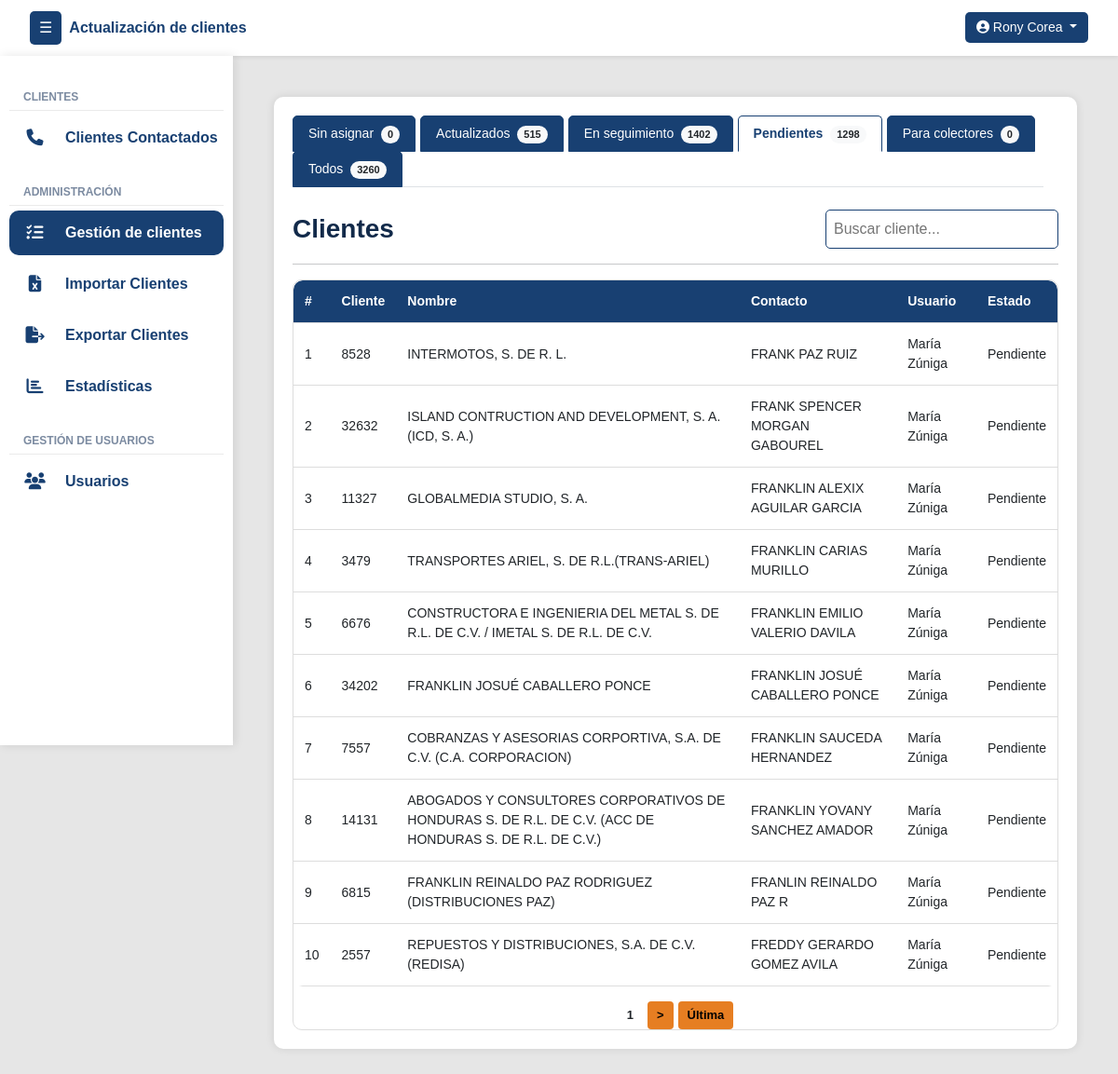
The page /gestion/pendientes/ (signed in) on the database as committed earlier.
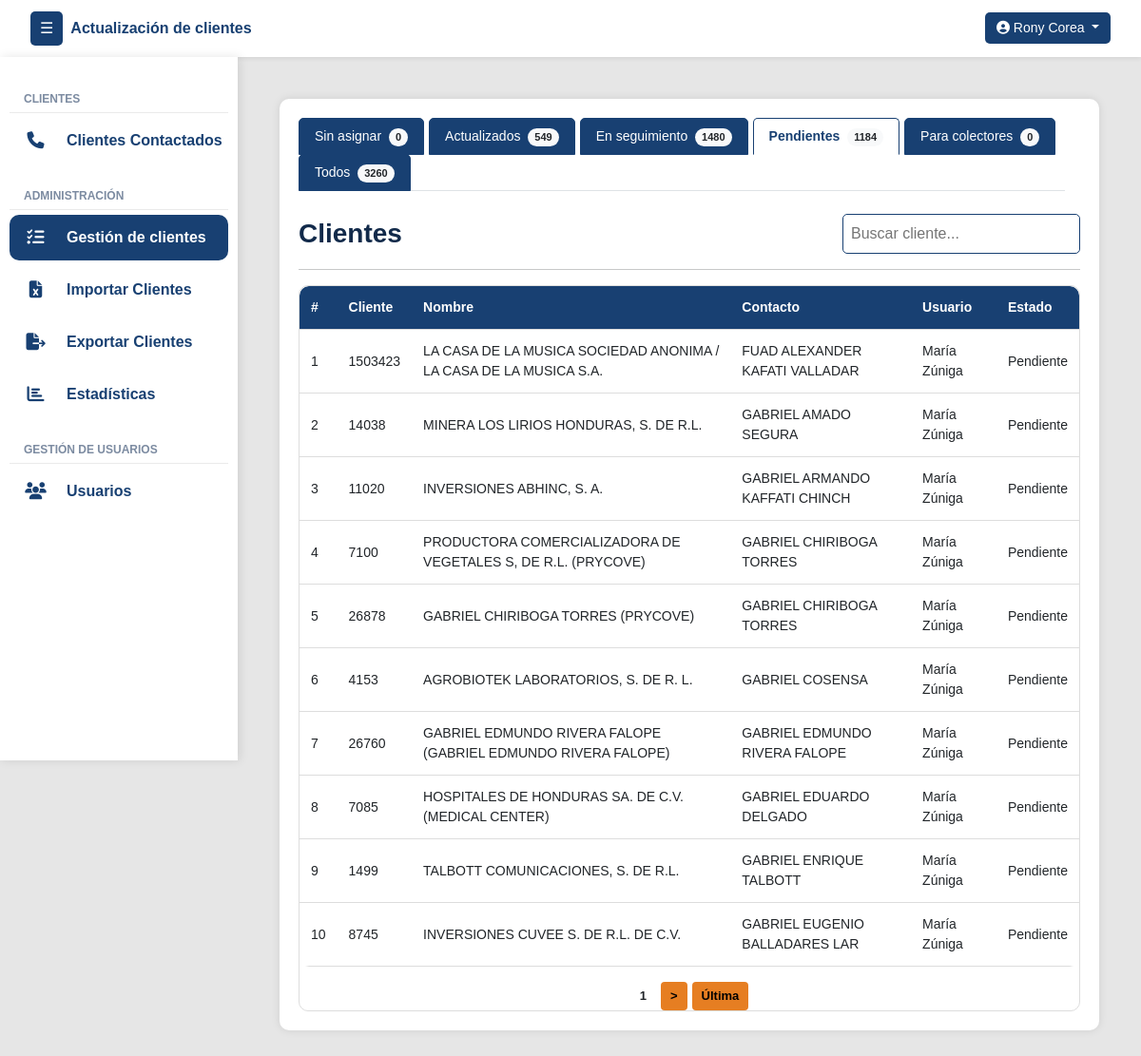
The same page on the database as committed later.
### clientes/models.py (models this page shows, shortened)
class Cliente(models.Model):
    numero_cliente = models.CharField(max_length=50, unique=True)
    nombre_cliente = models.CharField(max_length=255)
    contacto_cliente = models.CharField(max_length=255)
    contacto_cargo = models.CharField(max_length=100, null=True, blank=True)
    telefono_cliente = models.CharField(max_length=50, null=True, blank=True)
    telefono_dos = models.CharField(max_length=50, null=True, blank=True)
    direccion = models.CharField(max_length=255, null=True, blank=True)
    correo = models.CharField(max_length=254, null=True, blank=True)
    estado_actual = models.ForeignKey(EstadoReporte, on_delete=models.SET_NULL, null=True, blank=True, default=1)
    asignado_inicial = models.ForeignKey(User, on_delete=models.SET_NULL, null=True, blank=True, related_name='clientes_asignados_inicialmente')
    asignado_usuario = models.ForeignKey(User, on_delete=models.SET_NULL, null=True, blank=True, related_name='clientes_asignados')
    veces_contactado = models.PositiveIntegerField(default=0)
    sin_contestar = models.PositiveIntegerField(default=0)
    formulario_sin_contestar = models.PositiveIntegerField(default=0)
    ultima_llamada_no_contesto = models.DateTimeField(null=True, blank=True)
    ultimo_envio_formulario = models.DateTimeField(null=True, blank=True)

class EstadoReporte(models.Model):
    nombre = models.CharField(max_length=100, unique=True)
    creado_por = models.ForeignKey(User, on_delete=models.SET_NULL, null=True, blank=True)
    creado_en = models.DateTimeField(auto_now_add=True)
    estado = models.CharField(max_length=50, choices=[('activo', 'Activo'), ('inactivo', 'Inactivo')])
    intentos = models.PositiveIntegerField(default=0)
    genera_movimiento = models.BooleanField(default=True)

### clientes/views.py (the view)
# urls.py: path('gestion/pendientes/', vistasClientes.clientes_pendientes_view, name='clientes_pendientes_gestion'),
@login_required
def clientes_pendientes_view(request):
    usuario = request.user
    if not usuario.groups.filter(name__in=["super_admin", "admin_group"]).exists():
        messages.error(request, "Acceso no permitido.")
        return redirect("login")
    hoy = timezone.localdate()
    search_query = request.GET.get("q", "").strip()
    estado_pendiente = EstadoReporte.objects.filter(nombre__iexact="pendiente").first()
    estado_no_contesto = EstadoReporte.objects.filter(nombre__iexact="no contestó").first()
    clientes_qs = Cliente.objects.filter(estado_actual=estado_pendiente)
    if search_query:
        clientes_qs = clientes_qs.filter(
            Q(nombre_cliente__icontains=search_query) |
            Q(numero_cliente__icontains=search_query) |
            Q(contacto_cliente__icontains=search_query)
        )
    clientes = paginar_queryset(request, clientes_qs, "pendientes")
    estados_seguimiento = EstadoReporte.objects.filter(genera_movimiento=False)\
        .exclude(nombre__iexact="pendiente")
    clientes_seguimiento_qs = Cliente.objects.filter(estado_actual__in=estados_seguimiento)
    primer_movimiento_qs = MovimientoEstado.objects.filter(cliente=OuterRef("pk")).order_by("fecha_hora")
    primer_movimiento_estado = Subquery(primer_movimiento_qs.values("estado__nombre")[:1])
    clientes_sin_actualizar_qs = Cliente.objects.annotate(
        primer_estado_nombre=primer_movimiento_estado
    ).filter(
        Q(estado_actual__nombre__iexact="actualizado") & ~Q(primer_estado_nombre__iexact="actualizado")
    )
    actualizados_hoy_qs = Cliente.objects.filter(
        estado_actual__nombre__iexact="actualizado",
        movimientos__estado__nombre__iexact="actualizado",
        movimientos__fecha_hora__date=hoy
    ).distinct()
    clientes_sin_actualizar_hoy_qs = Cliente.objects.annotate(
        primer_estado_nombre=primer_movimiento_estado
    ).filter(
        Q(movimientos__fecha_hora__date=hoy),
        Q(estado_actual__nombre__iexact="actualizado") & ~Q(primer_estado_nombre__iexact="actualizado")
    ).distinct()
    return render(request, "gestion/gestion.html", {
        "clientes_pendientes": clientes,
        "view_type": "pendientes",
        "search_query": search_query,
        "count_pendientes": clientes_qs.count(),
        "count_seguimiento": clientes_seguimiento_qs.count(),
        "count_no_contesto": Cliente.objects.filter(estado_actual=estado_no_contesto).count(),
        "count_actualizados": Cliente.objects.filter(
            estado_actual__nombre__iexact="actualizado",
            movimientos__estado__nombre__iexact="actualizado"
        ).distinct().count(),
        "count_sin_actualizar": clientes_sin_actualizar_qs.count(),
        "count_actualizados_hoy": actualizados_hoy_qs.count() + clientes_sin_actualizar_hoy_qs.count(),
        "count_sin_asignar": Cliente.objects.filter(asignado_usuario__isnull=True).count(),
        "count_todos": Cliente.objects.count(),
        "count_colectores": Cliente.objects.filter(estado_actual__nombre__iexact="por localizar").count(),
    })

### UpdateTracker/templatetags/group_filters.py (called while the page is built)
@register.filter(name='has_group')
def has_group(user, group_name):
    return user.groups.filter(name=group_name).exists()

### clientes/views.py (called while the page is built)
def paginar_queryset(request, queryset, param, por_pagina=10):
    paginator = Paginator(queryset, por_pagina)
    pagina = request.GET.get(param)
    return paginator.get_page(pagina)

### templates/gestion/gestion.html (shortened to what the changed rows need)
{% extends 'layout/layout.html' %}
{% block content %}
<div class="container">
    <ul class="nav nav-tabs flex-grow-1 me-3" id="clienteTabs" role="tablist">
        <li class="nav-item" role="presentation">
            <a class="nav-link {% if view_type == 'actualizados' %}active{% endif %}" id="actualizados-tab" href="{% url 'clientes_actualizados_gestion' %}" role="tab" aria-controls="actualizados" aria-selected="false">
                Actualizados <span class="badge rounded-pill bg-light text-dark ms-1" id="countActualizados">{{ count_actualizados }}</span>
            </a>
        </li>
        <li class="nav-item" role="presentation">
            <a class="nav-link {% if view_type == 'seguimiento' %}active{% endif %}" id="seguimiento-tab" href="{% url 'clientes_seguimiento_gestion' %}" role="tab" aria-controls="seguimiento" aria-selected="false">
                En seguimiento <span class="badge rounded-pill bg-light text-dark ms-1" id="countSeguimiento">{{ count_seguimiento }}</span>
            </a>
        </li>
        <li class="nav-item" role="presentation">
            <a class="nav-link {% if view_type == 'pendientes' %}active{% endif %}" id="pendientes-tab" href="{% url 'clientes_pendientes_gestion' %}" role="tab" aria-controls="pendientes" aria-selected="false">
                Pendientes <span class="badge rounded-pill bg-light text-dark ms-1" id="countPendientes">{{ count_pendientes }}</span>
            </a>
        </li>
    </ul>
    <div class="tab-content mt-4" id="clienteTabsContent">
        {% if view_type == 'sin_asignar' %}
        <div class="tab-pane fade show active" id="sin-asignar" role="tabpanel" aria-labelledby="sin-asignar-tab">
            <div class="d-flex justify-content-between align-items-center mb-3">
                <h3 class="mb-0">Clientes</h3>
                <div class="d-flex" style="gap: 10px;">
                    <form method="get" class="d-flex" style="gap: 10px;">
                        <input type="text" name="q" class="search-box"
                               placeholder="Buscar cliente..."
                               value="{{ search_query|default:'' }}"
                               autocomplete="off">
                        <input type="hidden" name="sin_asignar" value="{{ clientes_sin_asignar.number }}">
                    </form>
                    <button class="btn btn-asignar"
                            data-bs-toggle="modal"
                            data-bs-target="#modalDesasignarPorCantidad"
                            title="Desasignar clientes por lotes">
                        <i class="bi bi-person-dash-fill"></i> Desasignar
                    </button>
                    <button class="btn btn-asignar"
                            data-bs-toggle="modal"
                            data-bs-target="#modalAsignarPorCantidad"
                            title="Asignar clientes por lotes">
                        <i class="bi bi-person-lines-fill"></i> Asignar
                    </button>
                </div>
            </div>
            <hr>
            <div class="table-responsive">
                <table class="styled-table paginable" id="clienteTable">
                    <thead>
                        <tr>
                            <th>#</th>
                            <th>Cliente</th>
                            <th>Nombre</th>
                            <th>Contacto</th>
                            <th>Estado</th>
                            <th>Asignar</th>
                        </tr>
                    </thead>
                    <tbody>
                        {% for cliente in clientes_sin_asignar %}
                        <tr>
                            <td>{{ forloop.counter }}</td>
                            <td>{{ cliente.numero_cliente }}</td>
                            <td>{{ cliente.nombre_cliente }}</td>
                            <td>{{ cliente.contacto_cliente }}</td>
                            <td>{{ cliente.estado_actual.nombre }}</td>
                            <td>
                                <div class="text-center">
                                    <button class="btn btn-sm btn-asignar"
                                            data-bs-toggle="modal"
                                            data-bs-target="#modalAsignarCliente"
                                            onclick="abrirModalAsignarCliente('{{ cliente.id }}', '{{ cliente.nombre_cliente }}')"
                                            title="Asignar cliente">
                                        <i class="bi bi-person-plus-fill"></i>
                                    </button>
                                </div>
                            </td>
                        </tr>
                        {% empty %}
                            <tr>
                                <td colspan="7" class="text-center">No hay clientes sin asignar.</td>
                            </tr>
                        {% endfor %}
                    </tbody>
                </table>
                {% if clientes_sin_asignar.has_other_pages %}
                <div class="pagination mt-3">
                    {% if clientes_sin_asignar.number > 1 %}
                        <a href="?sin_asignar=1{% if search_query %}&q={{ search_query }}{% endif %}" class="btn btn-sm btn-reportar">Primera</a>
                        <a href="?sin_asignar={{ clientes_sin_asignar.previous_page_number }}{% if search_query %}&q={{ search_query }}{% endif %}" class="btn btn-sm btn-reportar">&lt;</a>
                    {% endif %}
                    <span class="btn btn-sm btn-reportar active">{{ clientes_sin_asignar.number }}</span>
                    {% if clientes_sin_asignar.number < clientes_sin_asignar.paginator.num_pages %}
                        <a href="?sin_asignar={{ clientes_sin_asignar.next_page_number }}{% if search_query %}&q={{ search_query }}{% endif %}" class="btn btn-sm btn-reportar">&gt;</a>
                        <a href="?sin_asignar={{ clientes_sin_asignar.paginator.num_pages }}{% if search_query %}&q={{ search_query }}{% endif %}" class="btn btn-sm btn-reportar">Última</a>
                    {% endif %}
                </div>
                {% endif %}
            </div>
        </div>
        {% elif view_type == 'pendientes' %}
        <div class="tab-pane fade show active" id="pendiente" role="tabpanel" aria-labelledby="pendientes-tab">
            <div class="table-responsive">
                <table class="styled-table paginable" id="tablaPendiente">
                    <thead>
                        <tr>
                            <th>#</th>
                            <th>Cliente</th>
                            <th>Nombre</th>
                            <th>Contacto</th>
                            <th>Usuario</th>
                            <th>Estado</th>
                        </tr>
                    </thead>
                    <tbody>
                        {% for cliente in clientes_pendientes %}
                        <tr>
                            <td>{{ forloop.counter }}</td>
                            <td>{{ cliente.numero_cliente }}</td>
                            <td>{{ cliente.nombre_cliente }}</td>
                            <td>{{ cliente.contacto_cliente }}</td>
                            <td>
                                {% if cliente.asignado_usuario %}
                                    {{ cliente.asignado_usuario.get_full_name }}
                                {% else %}
                                    Sin asignar
                                {% endif %}
                            </td>
                            <td>{{ cliente.estado_actual.nombre }}</td>
                        </tr>
                        {% empty %}
                            <tr>
                                <td colspan="7" class="text-center">No hay clientes pendientes.</td>
                            </tr>
                        {% endfor %}
                    </tbody>
                </table>
            </div>
        </div>
        {% endif %}
    </div>
</div>
{% endblock %}

Rows that differ between the two databases and show on the page:
no longer on this page (row edited): Cliente: numero_cliente "8528", nombre_cliente "INTERMOTOS, S. DE R. L.", contacto_cliente "FRANK PAZ RUIZ", asignado_usuario.get_full_name "María Zúniga", estado_actual.nombre "Pendiente"
no longer on this page (row edited): Cliente: numero_cliente "32632", nombre_cliente "ISLAND CONTRUCTION AND DEVELOPMENT, S. A. (ICD, S. A.)", contacto_cliente "FRANK SPENCER MORGAN GABOUREL", asignado_usuario.get_full_name "María Zúniga", estado_actual.nombre "Pendiente"
no longer on this page (row edited): Cliente: numero_cliente "11327", nombre_cliente "GLOBALMEDIA STUDIO, S. A.", contacto_cliente "FRANKLIN ALEXIX AGUILAR GARCIA", asignado_usuario.get_full_name "María Zúniga", estado_actual.nombre "Pendiente"
no longer on this page (row edited): Cliente: numero_cliente "3479", nombre_cliente "TRANSPORTES ARIEL, S. DE R.L.(TRANS-ARIEL)", contacto_cliente "FRANKLIN CARIAS MURILLO", asignado_usuario.get_full_name "María Zúniga", estado_actual.nombre "Pendiente"
no longer on this page (row edited): Cliente: numero_cliente "6676", nombre_cliente "CONSTRUCTORA E INGENIERIA DEL METAL S. DE R.L. DE C.V. / IMETAL S. DE R.L. DE C.V.", contacto_cliente "FRANKLIN EMILIO VALERIO DAVILA", asignado_usuario.get_full_name "María Zúniga", estado_actual.nombre "Pendiente"
no longer on this page (row edited): Cliente: numero_cliente "34202", nombre_cliente "FRANKLIN JOSUÉ CABALLERO PONCE", contacto_cliente "FRANKLIN JOSUÉ CABALLERO PONCE", asignado_usuario.get_full_name "María Zúniga", estado_actual.nombre "Pendiente"
no longer on this page (row edited): Cliente: numero_cliente "7557", nombre_cliente "COBRANZAS Y ASESORIAS CORPORTIVA, S.A. DE C.V. (C.A. CORPORACION)", contacto_cliente "FRANKLIN SAUCEDA HERNANDEZ", asignado_usuario.get_full_name "María Zúniga", estado_actual.nombre "Pendiente"
no longer on this page (row edited): Cliente: numero_cliente "14131", nombre_cliente "ABOGADOS Y CONSULTORES CORPORATIVOS DE HONDURAS S. DE R.L. DE C.V. (ACC DE HONDURAS S. DE R.L. DE C.V.)", contacto_cliente "FRANKLIN YOVANY SANCHEZ AMADOR", asignado_usuario.get_full_name "María Zúniga", estado_actual.nombre "Pendiente"
no longer on this page (row edited): Cliente: numero_cliente "6815", nombre_cliente "FRANKLIN REINALDO PAZ RODRIGUEZ (DISTRIBUCIONES PAZ)", contacto_cliente "FRANLIN REINALDO PAZ R", asignado_usuario.get_full_name "María Zúniga", estado_actual.nombre "Pendiente"
no longer on this page (row edited): Cliente: numero_cliente "2557", nombre_cliente "REPUESTOS Y DISTRIBUCIONES, S.A. DE C.V. (REDISA)", contacto_cliente "FREDDY GERARDO GOMEZ AVILA", asignado_usuario.get_full_name "María Zúniga", estado_actual.nombre "Pendiente"
now on this page (row unchanged): Cliente: numero_cliente "1503423", nombre_cliente "LA CASA DE LA MUSICA SOCIEDAD ANONIMA / LA CASA DE LA MUSICA S.A.", contacto_cliente "FUAD ALEXANDER KAFATI VALLADAR", asignado_usuario.get_full_name "María Zúniga", estado_actual.nombre "Pendiente"
now on this page (row unchanged): Cliente: numero_cliente "14038", nombre_cliente "MINERA LOS LIRIOS HONDURAS, S. DE R.L.", contacto_cliente "GABRIEL AMADO SEGURA", asignado_usuario.get_full_name "María Zúniga", estado_actual.nombre "Pendiente"
now on this page (row unchanged): Cliente: numero_cliente "11020", nombre_cliente "INVERSIONES ABHINC, S. A.", contacto_cliente "GABRIEL ARMANDO KAFFATI CHINCH", asignado_usuario.get_full_name "María Zúniga", estado_actual.nombre "Pendiente"
now on this page (row unchanged): Cliente: numero_cliente "7100", nombre_cliente "PRODUCTORA COMERCIALIZADORA DE VEGETALES S, DE R.L. (PRYCOVE)", contacto_cliente "GABRIEL CHIRIBOGA TORRES", asignado_usuario.get_full_name "María Zúniga", estado_actual.nombre "Pendiente"
now on this page (row unchanged): Cliente: numero_cliente "26878", nombre_cliente "GABRIEL CHIRIBOGA TORRES (PRYCOVE)", contacto_cliente "GABRIEL CHIRIBOGA TORRES", asignado_usuario.get_full_name "María Zúniga", estado_actual.nombre "Pendiente"
now on this page (row unchanged): Cliente: numero_cliente "4153", nombre_cliente "AGROBIOTEK LABORATORIOS, S. DE R. L.", contacto_cliente "GABRIEL COSENSA", asignado_usuario.get_full_name "María Zúniga", estado_actual.nombre "Pendiente"
now on this page (row unchanged): Cliente: numero_cliente "26760", nombre_cliente "GABRIEL EDMUNDO RIVERA FALOPE (GABRIEL EDMUNDO RIVERA FALOPE)", contacto_cliente "GABRIEL EDMUNDO RIVERA FALOPE", asignado_usuario.get_full_name "María Zúniga", estado_actual.nombre "Pendiente"
now on this page (row unchanged): Cliente: numero_cliente "7085", nombre_cliente "HOSPITALES DE HONDURAS SA. DE C.V. (MEDICAL CENTER)", contacto_cliente "GABRIEL EDUARDO DELGADO", asignado_usuario.get_full_name "María Zúniga", estado_actual.nombre "Pendiente"
now on this page (row unchanged): Cliente: numero_cliente "1499", nombre_cliente "TALBOTT COMUNICACIONES, S. DE R.L.", contacto_cliente "GABRIEL ENRIQUE TALBOTT", asignado_usuario.get_full_name "María Zúniga", estado_actual.nombre "Pendiente"
now on this page (row unchanged): Cliente: numero_cliente "8745", nombre_cliente "INVERSIONES CUVEE S. DE R.L. DE C.V.", contacto_cliente "GABRIEL EUGENIO BALLADARES LAR", asignado_usuario.get_full_name "María Zúniga", estado_actual.nombre "Pendiente"
Other text that changed with them:
{{ count_actualizados }}: "515" → "549"
{{ count_seguimiento }}: "1402" → "1480"
{{ count_pendientes }}: "1298" → "1184"
